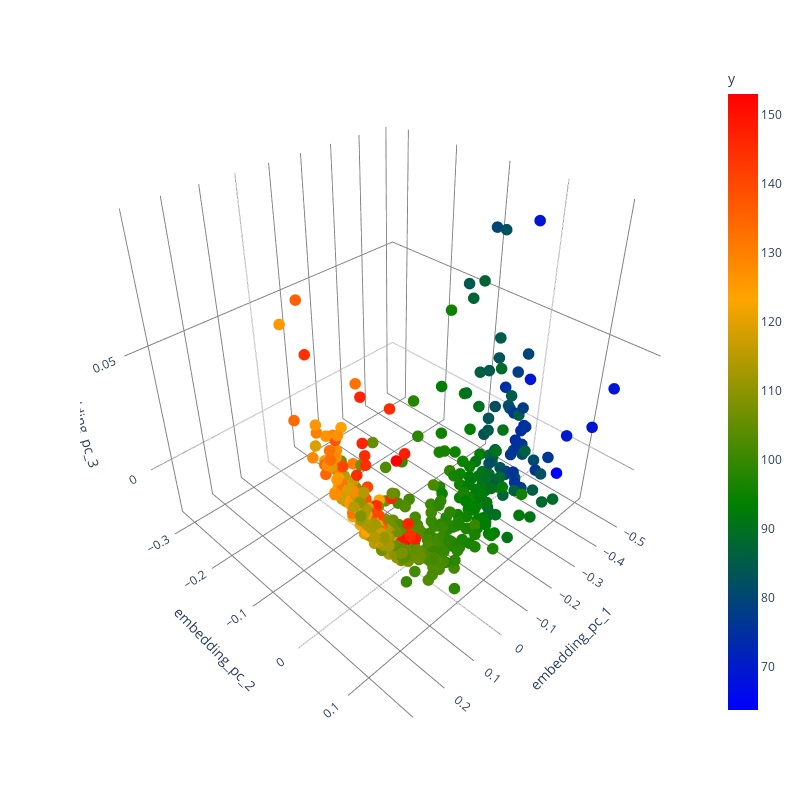

This figure's notebook cell:
### Markdown cell above
## Visualize the embeddings + aggregate measures: TRAIN

### Code cell
fig = px.scatter_3d(train_df, x='embedding_pc_1', y='embedding_pc_2', z='embedding_pc_3',
              color='y', color_continuous_scale=["blue", "green", "orange", "red"])
# add color range

fig.update_traces(marker=dict(size=4))
fig.update_layout(
    width=800,  # Adjust width as needed
    height=800,  # Adjust height as needed
    scene=dict(
        xaxis=dict(gridcolor='grey', backgroundcolor='white'),
        yaxis=dict(gridcolor='grey', backgroundcolor='white'),
        zaxis=dict(gridcolor='grey', backgroundcolor='white'),
        bgcolor='white'
    ),
    paper_bgcolor='white',
    plot_bgcolor='white'
)

# fig.add_scatter3d(x=train_df.iloc[centroid_indices_train]['embedding_pc_1'],
#                   y=train_df.iloc[centroid_indices_train]['embedding_pc_2'],
#                   z=train_df.iloc[centroid_indices_train]['embedding_pc_3'],
#                   mode='markers', marker=dict(size=10, color='black'), name='Cluster Centroid')
# fig.write_image("embedding.svg", format='svg')
fig.show()

### Figure 1 — Plotly figure (JSON) as saved in the notebook; plotly's stock layout.template omitted (floating-point values rounded to 4 significant figures; data arrays with more than 128 entries replaced by an {"elided": "..."} marker saying what was removed)
{"data": [{"hovertemplate": "embedding_pc_1=%{x}<br>embedding_pc_2=%{y}<br>embedding_pc_3=%{z}<br>y=%{marker.color}<extra></extra>", "legendgroup": "", "marker": {"color": {"elided": "720 float values"}, "coloraxis": "coloraxis", "size": 4, "symbol": "circle"}, "mode": "markers", "name": "", "scene": "scene", "showlegend": false, "type": "scatter3d", "x": {"elided": "720 float values"}, "y": {"elided": "720 float values"}, "z": {"elided": "720 float values"}}], "layout": {"coloraxis": {"colorbar": {"title": {"text": "y"}}, "colorscale": [[0, "blue"], [0.3333, "green"], [0.6667, "orange"], [1, "red"]]}, "height": 800, "legend": {"tracegroupgap": 0}, "margin": {"t": 60}, "paper_bgcolor": "white", "plot_bgcolor": "white", "scene": {"bgcolor": "white", "domain": {"x": [0, 1], "y": [0, 1]}, "xaxis": {"backgroundcolor": "white", "gridcolor": "grey", "title": {"text": "embedding_pc_1"}}, "yaxis": {"backgroundcolor": "white", "gridcolor": "grey", "title": {"text": "embedding_pc_2"}}, "zaxis": {"backgroundcolor": "white", "gridcolor": "grey", "title": {"text": "embedding_pc_3"}}}, "width": 800}}
